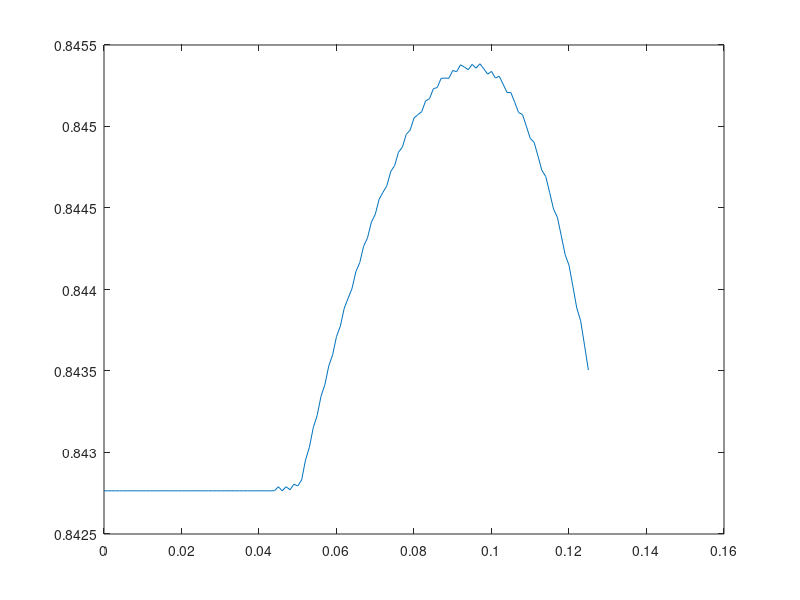

MATLAB code for this plot:
%Going to adapt SOP-RIE example for no retaliation

%gamma: 1.25 + cn^.2
%cn = .00166
% tn = (8*(1 + .00156^.1)-5)/(68-8*(1 + .00156^.1)) = 0.12592

tn = (8*(1.25 + .00166^.2)-5)/(68-8*(1.25 + .00166^.2));

a=.2;
ta = [0:.001:.1259];
tad = size(ta,2);
c=[0:.00005:.005];
tac = size(c,2);
[ta,c]=meshgrid(ta,c);

lhs = (8*(1.25 + (c).^a)-5).*(tn-ta) + (4*(1.25 + (c).^a)-34).*(tn^2-ta.^2);

%add e to gamma
e1=.25; e2=.25;
up = (8*(1.25 + (c).^a +e1)-5).*(tn-ta) + (4*(1.25 + (c).^a +e1)-34).*(tn^2-ta.^2);
low = (8*(1.25 + (c).^a -e2)-5).*(tn-ta) + (4*(1.25 + (c).^a -e2)-34).*(tn^2-ta.^2);
spread = up - low;
b = up./spread;
for j=1:tad
    if lhs(1,j)< 0
        b(1,j) = 0;
        else
        b(1,j) = 1;
     end; 
     for i=2:101
        if up(i,j) < 0
        b(i,j) = 0;
        elseif low(i,j) > 0
        b(i,j) = 1;
      end
    end
end

l = b;
l2 = 4/49*((1+tn).^2);
l3 = l.*l2;
l4 = 4/49*((1+ta).^2);
l5 = l3 + (1-l).*l4 - c;
[M,I] = max(l5,[],1);
opt_C = (I -1)/20000;
TA = [0:.001:.125];
plot(TA,opt_C);


for j=1:tad
  B(j) = b(I(j),j);
end

E=B;
E2 = 21/49*(2-2*tn^2);
E3 = E*E2;
E4 = 21/49.*(2-2*TA.^2);
E5 = (1-E).*E4;
E6 = E3 + (1-E).*E4 ;
plot(TA,E6);

[M2,I2] = max(E6); %I2 gives E's choice of tau^a (63 ==> .062)
ta_star = (I2 - 1)/1000
c_star = I(I2) %c_star indicates what contributions the lobby chooses
e_welfare = E6(I2)
c_star_ = (c_star -1)/20000
b_star = b(c_star,I2) %break probability
gamma = 1.25 + (c_star_).^a

%e =[.00:.01:.25];
%t =[.113 .111 .109 .107 .105 .104 .104 .104 .105 .106 .107 .108 .109 .111 .096 .096 .091 .09 .086 .087 .083 .081 .08 .08 .078 .078];
%plot(e,t);